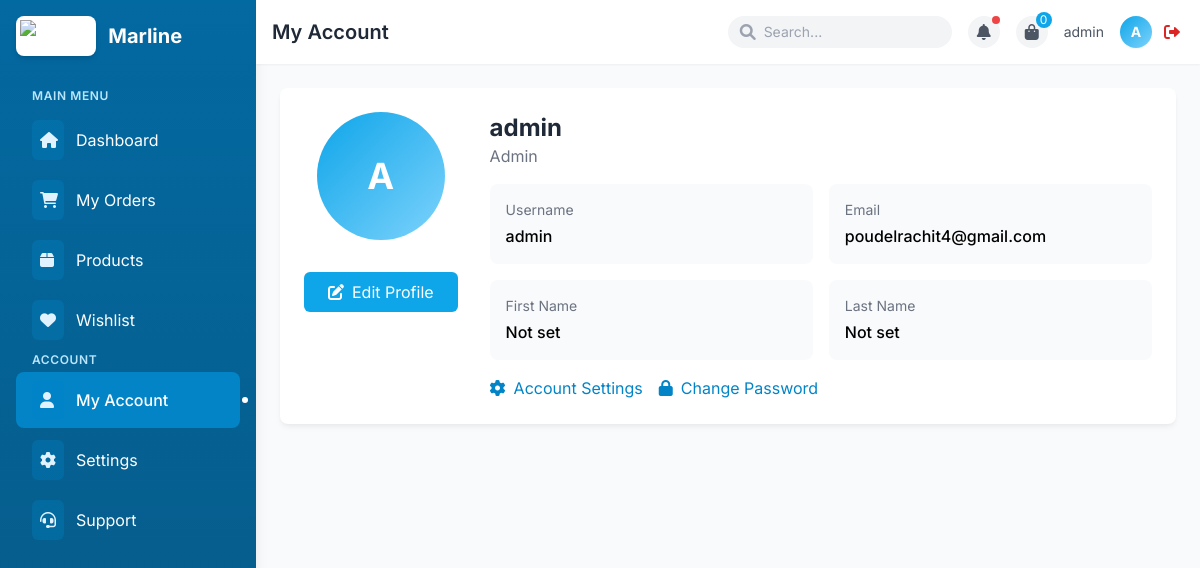
Page /profile/ (signed in) on the committed database.
### user/models.py (models this page shows, shortened)
class CustomUser(AbstractUser):
    ROLE_CHOICES = [
        ('super_admin', 'Super Admin'),
        ('admin', 'Admin'),
        ('warehouse_manager', 'Warehouse Manager'),
        ('staff', 'Staff'),
        ('customer', 'Customer'),
    ]
    role = models.CharField(max_length=20, choices=ROLE_CHOICES, default='customer')
    email = models.EmailField(unique=True, blank=False, null=False)
    is_email_verified = models.BooleanField(default=False)
    verification_token = models.CharField(max_length=100, blank=True, null=True)
    warehouse = models.ForeignKey(Warehouse, on_delete=models.SET_NULL, null=True, blank=True, related_name='employees')
    is_approved = models.BooleanField(default=False)
    is_verified = models.BooleanField(default=False)
    is_staff = models.BooleanField(default=False)
    created_by = models.ForeignKey('self', on_delete=models.SET_NULL, null=True, blank=True, related_name='created_users')
    reset_password_token = models.CharField(max_length=32, null=True, blank=True)
    reset_password_expires = models.DateTimeField(null=True, blank=True)

### user/views.py (the view)
# urls.py: path('profile/', views.profile_view, name='profile_view'),
@login_required
def profile_view(request):
    recent_orders = []
    if request.user.role == 'customer':
        recent_orders = Order.objects.filter(customer=request.user).order_by('-created_at')[:5]
    return render(request, 'profile.html', {
        'user': request.user,
        'recent_orders': recent_orders
    })

### templates/profile.html (shortened to what this page needs)
{% extends 'base_customer.html' %}
{% block page_title %}My Account{% endblock %}
{% block content %}
<div class="container mx-auto">
    <div class="bg-white rounded-lg shadow-soft p-6 mb-6 animate-slide-in">
        <div class="flex flex-col md:flex-row">
            <div class="flex-shrink-0 flex flex-col items-center mb-6 md:mb-0 md:mr-8">
                <div class="w-32 h-32 rounded-full bg-gradient-to-br from-primary-500 to-primary-300 flex items-center justify-center mb-4">
                    <span class="text-white text-4xl font-bold">{{ user.username|first|upper }}</span>
                </div>
                <div class="mt-4">
                    <a href="{% url 'account_settings' %}" class="text-center block bg-primary-500 hover:bg-primary-600 text-white py-2 px-6 rounded-md transition-all">
                        <i class="fas fa-edit mr-2"></i>Edit Profile
                    </a>
                </div>
            </div>
            <div class="flex-grow">
                <h2 class="text-2xl font-bold text-gray-800">{{ user.get_full_name|default:user.username }}</h2>
                <p class="text-gray-500 mb-4">{{ user.role|title }}</p>
                <div class="grid grid-cols-1 md:grid-cols-2 gap-4 mb-4">
                    <div class="bg-gray-50 p-4 rounded-lg">
                        <p class="text-sm text-gray-500 mb-1">Username</p>
                        <p class="font-medium">{{ user.username }}</p>
                    </div>
                    <div class="bg-gray-50 p-4 rounded-lg">
                        <p class="text-sm text-gray-500 mb-1">Email</p>
                        <p class="font-medium">{{ user.email }}</p>
                    </div>
                    <div class="bg-gray-50 p-4 rounded-lg">
                        <p class="text-sm text-gray-500 mb-1">First Name</p>
                        <p class="font-medium">{{ user.first_name|default:"Not set" }}</p>
                    </div>
                    <div class="bg-gray-50 p-4 rounded-lg">
                        <p class="text-sm text-gray-500 mb-1">Last Name</p>
                        <p class="font-medium">{{ user.last_name|default:"Not set" }}</p>
                    </div>
                </div>
                <div class="flex gap-4 mt-4">
                    <a href="{% url 'account_settings' %}" class="text-primary-600 hover:text-primary-800 flex items-center">
                        <i class="fas fa-cog mr-2"></i>Account Settings
                    </a>
                    <a href="{% url 'change_password' %}" class="text-primary-600 hover:text-primary-800 flex items-center">
                        <i class="fas fa-lock mr-2"></i>Change Password
                    </a>
                </div>
            </div>
        </div>
    </div>
</div>
{% endblock %}

### templates/base_customer.html (shortened to what this page needs)
{% load static %}
<!DOCTYPE html>
<html lang="en">
<head>
    <script src="https://cdn.tailwindcss.com"></script>
    <link href="https://cdnjs.cloudflare.com/ajax/libs/font-awesome/6.0.0/css/all.min.css" rel="stylesheet">
</head>
<body class="bg-gray-50 font-sans">
    <div class="min-h-screen flex flex-col md:flex-row">
        <aside class="w-full md:w-64 bg-gradient-to-b from-primary-700 to-primary-800 text-white md:min-h-screen transition-all duration-300 ease-in-out shadow-lg" id="sidebar">
            <div class="p-4 relative h-full">
                <div class="flex items-center justify-between mb-8">
                    <div class="flex items-center space-x-3">
                        <div class="bg-white p-1 rounded-lg shadow-md">
                            <img src="https://hebbkx1anhila5yf.public.blob.vercel-storage.com/image-6O6lZm6FwR4Urq0BnOCGuG59jdux31.png"
                                alt="Marline" class="h-8 w-auto">
                        </div>
                        <span class="text-xl font-bold">Marline</span>
                    </div>
                </div>
                <div class="space-y-1 mb-8" id="sidebar-menu">
                    <p class="text-xs uppercase font-semibold text-primary-200 tracking-wider mb-2 ml-4">Main Menu</p>
                    {% block sidebar_menu %}
                    <a href="{% url 'dashboard' %}" class="flex items-center py-2 px-4 text-white rounded-lg transition-all duration-200 sidebar-hover-effect hover:bg-primary-600 group">
                        <div class="mr-3 bg-primary-600/30 p-2 rounded-md group-hover:bg-primary-500">
                            <i class="fas fa-home w-4 h-4 text-primary-100"></i>
                        </div>
                        <span>Dashboard</span>
                    </a>
                    <a href="{% url 'order_list' %}" class="flex items-center py-2 px-4 text-white rounded-lg transition-all duration-200 sidebar-hover-effect hover:bg-primary-600 group">
                        <div class="mr-3 bg-primary-600/30 p-2 rounded-md group-hover:bg-primary-500">
                            <i class="fas fa-shopping-cart w-4 h-4 text-primary-100"></i>
                        </div>
                        <span>My Orders</span>
                    </a>
                    <a href="{% url 'product_catalog' %}" class="flex items-center py-2 px-4 text-white rounded-lg transition-all duration-200 sidebar-hover-effect hover:bg-primary-600 group">
                        <div class="mr-3 bg-primary-600/30 p-2 rounded-md group-hover:bg-primary-500">
                            <i class="fas fa-box w-4 h-4 text-primary-100"></i>
                        </div>
                        <span>Products</span>
                    </a>
                    <a href="{% url 'view_wishlist' %}" class="flex items-center py-2 px-4 text-white rounded-lg transition-all duration-200 sidebar-hover-effect hover:bg-primary-600 group">
                        <div class="mr-3 bg-primary-600/30 p-2 rounded-md group-hover:bg-primary-500">
                            <i class="fas fa-heart w-4 h-4 text-primary-100"></i>
                        </div>
                        <span>Wishlist</span>
                    </a>
                    <p class="text-xs uppercase font-semibold text-primary-200 tracking-wider mt-6 mb-2 ml-4">Account</p>
                    <a href="{% url 'profile' %}" class="flex items-center py-2 px-4 text-white rounded-lg transition-all duration-200 sidebar-hover-effect hover:bg-primary-600 group">
                        <div class="mr-3 bg-primary-600/30 p-2 rounded-md group-hover:bg-primary-500">
                            <i class="fas fa-user w-4 h-4 text-primary-100"></i>
                        </div>
                        <span>My Account</span>
                    </a>
                    <a href="{% url 'account_settings' %}" class="flex items-center py-2 px-4 text-white rounded-lg transition-all duration-200 sidebar-hover-effect hover:bg-primary-600 group">
                        <div class="mr-3 bg-primary-600/30 p-2 rounded-md group-hover:bg-primary-500">
                            <i class="fas fa-gear w-4 h-4 text-primary-100"></i>
                        </div>
                        <span>Settings</span>
                    </a>
                    <a href="#" class="flex items-center py-2 px-4 text-white rounded-lg transition-all duration-200 sidebar-hover-effect hover:bg-primary-600 group">
                        <div class="mr-3 bg-primary-600/30 p-2 rounded-md group-hover:bg-primary-500">
                            <i class="fas fa-headset w-4 h-4 text-primary-100"></i>
                        </div>
                        <span>Support</span>
                    </a>
                    {% endblock %}
                </div>
            </div>
        </aside>
        <main class="flex-grow">
            <nav class="bg-white shadow-sm p-4 flex items-center justify-between">
                <div class="flex items-center">
                    <h1 class="text-xl font-semibold text-gray-800">{% block page_title %}Customer Dashboard{% endblock %}</h1>
                </div>
                <div class="flex items-center space-x-4">
                    <div class="hidden md:flex items-center relative">
                        <input type="text" placeholder="Search..." class="bg-gray-100 rounded-full py-1.5 px-4 pl-9 text-sm focus:outline-none focus:ring-2 focus:ring-primary-500 focus:bg-white w-40 lg:w-56 transition-all">
                        <i class="fas fa-search text-gray-400 absolute left-3"></i>
                    </div>
                    <div class="relative">
                        <button class="flex items-center space-x-2 text-gray-600 hover:text-primary-600 focus:outline-none relative p-1 bg-gray-100 rounded-full h-8 w-8 flex justify-center" id="notifications-button">
                            <i class="fas fa-bell"></i>
                            <span class="absolute top-0 right-0 w-2 h-2 bg-red-500 rounded-full"></span>
                        </button>
                    </div>
                    <div class="relative">
                        <button class="flex items-center space-x-2 text-gray-600 hover:text-primary-600 focus:outline-none relative p-1 bg-gray-100 rounded-full h-8 w-8 flex justify-center" id="cart-button">
                            <i class="fas fa-shopping-bag"></i>
                            <span class="absolute -top-1 -right-1 bg-primary-500 text-white rounded-full w-4 h-4 flex items-center justify-center text-xs">0</span>
                        </button>
                    </div>
                    <div class="relative flex items-center space-x-2">
                        <div class="hidden md:flex items-center">
                            <span class="text-sm text-gray-600 mr-2">{{ request.user.username }}</span>
                        </div>
                        <div class="w-8 h-8 rounded-full bg-gradient-to-br from-primary-500 to-primary-300 flex items-center justify-center shadow-sm">
                            <span class="text-white font-bold text-sm">{{ request.user.username|first|upper }}</span>
                        </div>
                        <a href="{% url 'logout' %}" class="p-1 text-red-600 hover:text-red-800 transition-colors" title="Logout">
                            <i class="fas fa-sign-out-alt"></i>
                        </a>
                    </div>
                </div>
            </nav>
            <div class="p-4 md:p-6 animate-fade-in">
                <div class="bg-transparent">
                    {% block content %}{% endblock %}
                </div>
            </div>
        </main>
    </div>
</body>
</html>

### rows in the picture
CustomUser: user.username "admin", user.username|first "A", username|first "A", get_full_name "admin", role "Admin", username "admin", email "poudelrachit4@gmail.com", first_name "Not set", last_name "Not set"
